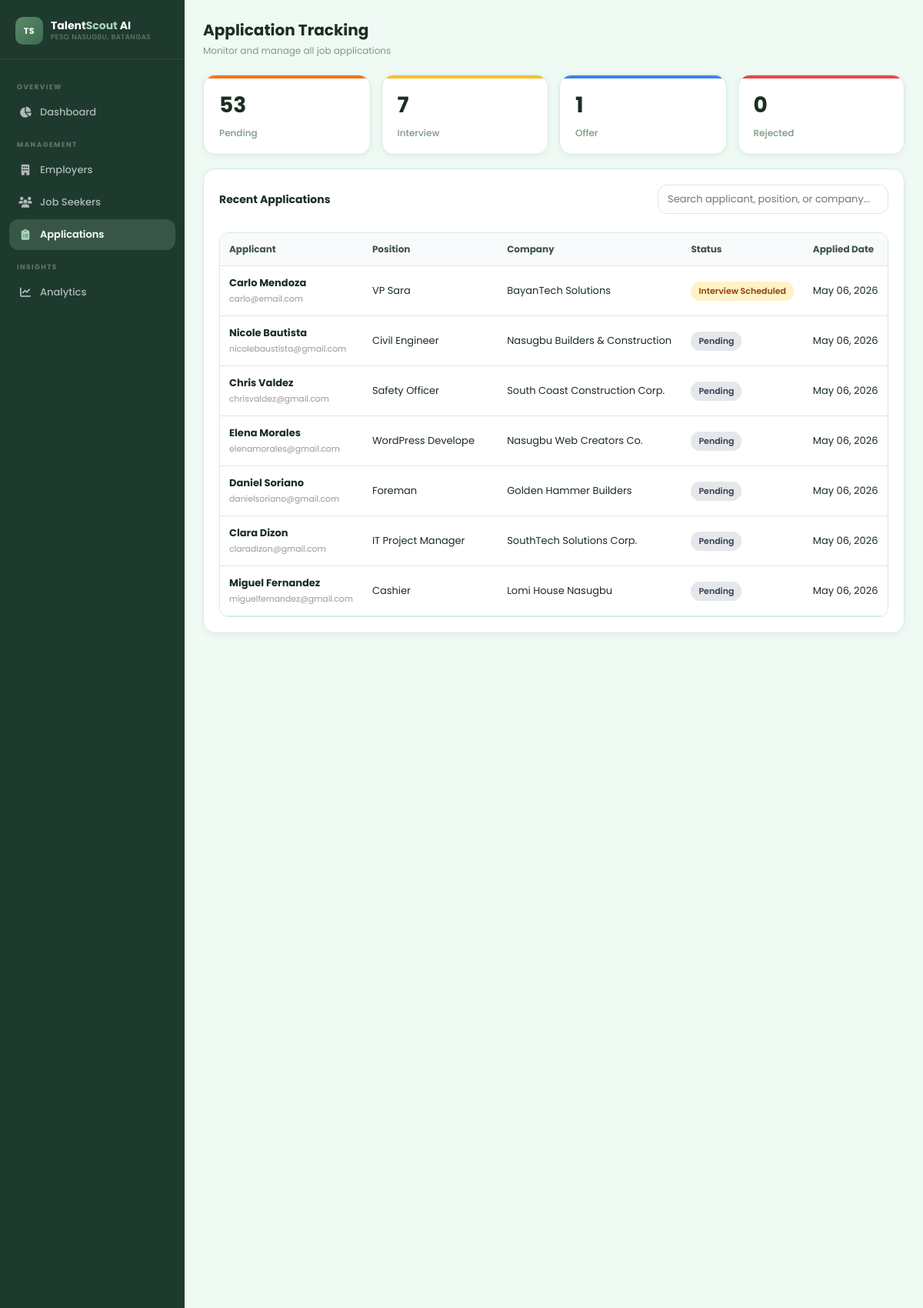
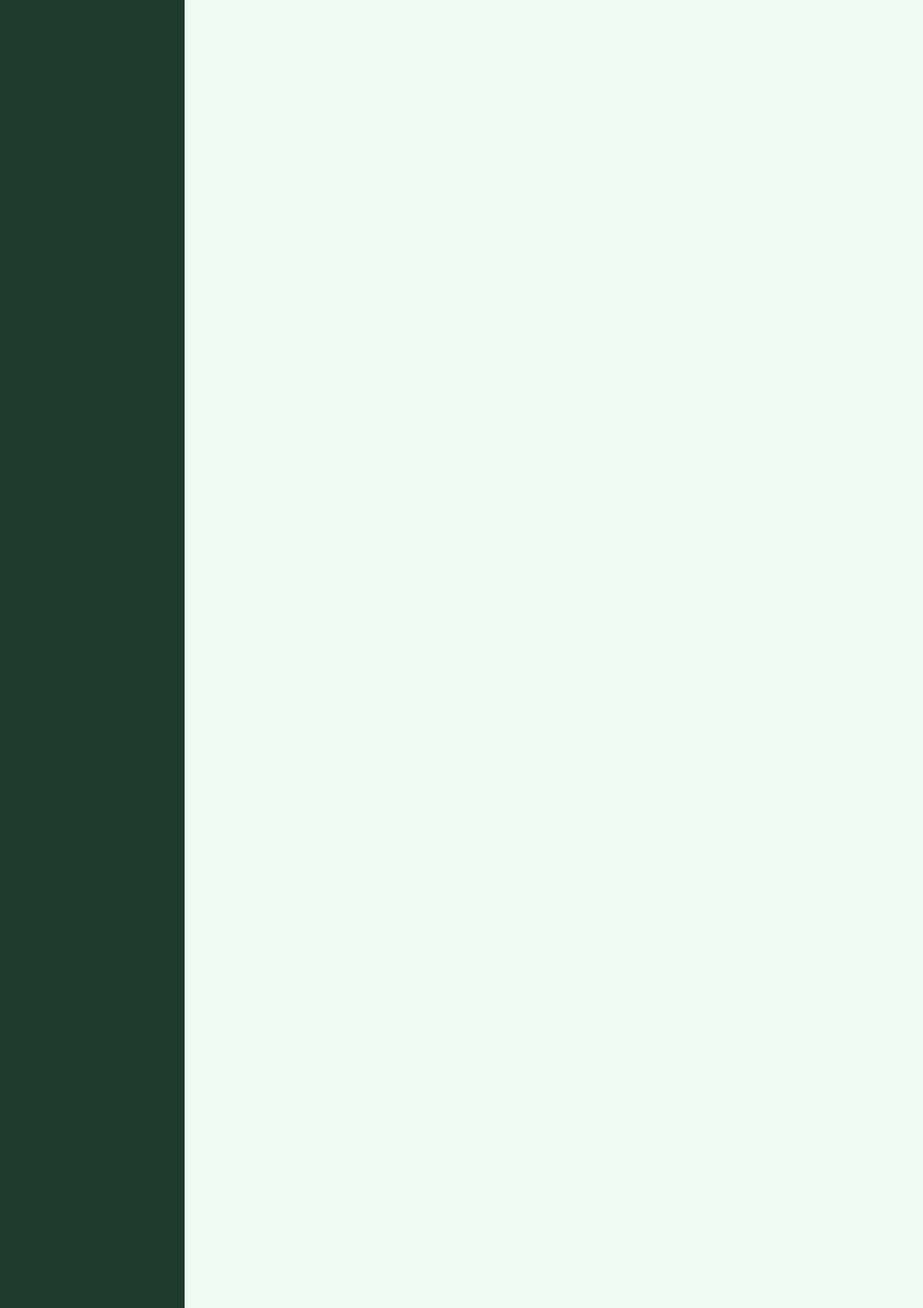
Screenshot of /peso-dashboard/modules/application-tracking/index.php (signed in, upper part) with the database file from the repository (2 pictures, top to bottom).
### tables this page shows
CREATE TABLE `application` (
  `application_id` int(11) NOT NULL,
  `job_post_id` int(11) DEFAULT NULL,
  `employee_id` int(11) DEFAULT NULL,
  `status` enum('Pending','Interview Scheduled','Offer Received','Rejected') DEFAULT 'Pending',
  `employer_feedback` varchar(255) DEFAULT NULL,
  `application_date` date DEFAULT NULL,
  `hire_status` enum('none','offered','accepted','rejected') DEFAULT 'none',
  `hire_offer_message` text DEFAULT NULL,
  `hire_offer_date` timestamp NULL DEFAULT NULL,
  `hire_response_date` timestamp NULL DEFAULT NULL,
  `is_anonymous` tinyint(1) DEFAULT 0
);

CREATE TABLE `employee` (
  `employee_id` int(11) NOT NULL,
  `first_name` varchar(255) DEFAULT NULL,
  `last_name` varchar(255) DEFAULT NULL,
  `email` varchar(255) DEFAULT NULL,
  `password` varchar(255) DEFAULT NULL,
  `address` varchar(255) DEFAULT NULL,
  `is_active` tinyint(1) DEFAULT NULL
);

CREATE TABLE `job_post` (
  `job_post_id` int(11) NOT NULL,
  `employer_id` int(11) DEFAULT NULL,
  `title` varchar(255) DEFAULT NULL,
  `description` varchar(255) DEFAULT NULL,
  `salary` varchar(255) NOT NULL,
  `location` varchar(255) DEFAULT NULL,
  `work_type` varchar(50) DEFAULT NULL,
  `application_deadline` date DEFAULT NULL,
  `skills` varchar(255) NOT NULL,
  `experience_level` varchar(255) NOT NULL,
  `job_category` varchar(255) NOT NULL,
  `job_post_created` timestamp NOT NULL DEFAULT current_timestamp() ON UPDATE current_timestamp(),
  `job_status` varchar(20) DEFAULT 'active'
);

CREATE TABLE `employer` (
  `employer_id` int(11) NOT NULL,
  `company_name` varchar(255) DEFAULT NULL,
  `email` varchar(255) DEFAULT NULL,
  `password` varchar(255) DEFAULT NULL,
  `address` varchar(255) DEFAULT NULL,
  `status` varchar(50) DEFAULT 'pending',
  `business_reg_cert` varchar(255) DEFAULT NULL,
  `mayor_permit` varchar(255) DEFAULT NULL,
  `bir_registration` varchar(255) DEFAULT NULL,
  `dole_registration` varchar(255) DEFAULT NULL,
  `created_at` timestamp NULL DEFAULT current_timestamp()
);

### peso-dashboard/modules/application-tracking/index.php (the view, shortened to what this page needs)
<?php
$stats = array(
  'pending' => 0,
  'applied' => 0,
  'interview scheduled' => 0,
  'matched' => 0,
  'offer received' => 0,
  'offer sent' => 0,
  'offer declined' => 0,
  'accepted' => 0,
  'rejected' => 0,
  'hired' => 0
);
$applications = array();
try {
  $conn = getConnection();
  $sql = "SELECT status, COUNT(*) as count FROM application GROUP BY status";
  $result = $conn->query($sql);
  if ($result->num_rows > 0) {
    while ($row = $result->fetch_assoc()) {
      $status = strtolower($row['status']);
      if (isset($stats[$status])) {
        $stats[$status] = $row['count'];
      } else {
        $stats[$status] = $row['count'];
      }
    }
  }
  $sql = "SELECT
    a.application_id,
    a.status,
    a.application_date,
    e.first_name as firstName,
    e.last_name as lastName,
    e.email,
    j.title as job_title,
    em.company_name
  FROM application a
  JOIN employee e ON a.employee_id = e.employee_id
  JOIN job_post j ON a.job_post_id = j.job_post_id
  JOIN employer em ON j.employer_id = em.employer_id
  ORDER BY a.application_date DESC
  LIMIT 50";
  $result = $conn->query($sql);
  if ($result->num_rows > 0) {
    while ($row = $result->fetch_assoc()) {
      $applications[] = $row;
    }
  }
} catch (Exception $e) {
  error_log("Application Tracking Error: " . $e->getMessage());
}
?>
<!DOCTYPE html>
<html lang="en">
<head>
  <link rel="stylesheet" href="https://cdnjs.cloudflare.com/ajax/libs/font-awesome/6.5.0/css/all.min.css">
</head>
<body>
<aside class="sidebar" id="sidebar">
  <div class="sidebar-logo">
    <div class="logo-mark">TS</div>
    <div>
      <div class="logo-text">Talent<span>Scout</span> AI</div>
      <div class="logo-sub">PESO NASUGBU, BATANGAS</div>
    </div>
  </div>
  <nav class="sidebar-nav">
    <div class="nav-section-label">Overview</div>
    <a href="../../index.php" class="nav-item">
      <i class="fa-solid fa-chart-pie"></i> Dashboard
    </a>
    <div class="nav-section-label">Management</div>
    <a href="../employer-management/" class="nav-item">
      <i class="fa-solid fa-building"></i> Employers
    </a>
    <a href="../employee-management/" class="nav-item">
      <i class="fa-solid fa-users"></i> Job Seekers
    </a>
    <a href="./" class="nav-item active">
      <i class="fa-solid fa-clipboard-list"></i> Applications
    </a>
    <div class="nav-section-label">Insights</div>
    <a href="../analytics/" class="nav-item">
      <i class="fa-solid fa-chart-line"></i> Analytics
    </a>
  </nav>
</aside>
<main class="content">
  <div class="page-header">
    <div>
      <h1>Application Tracking</h1>
      <p>Monitor and manage all job applications</p>
    </div>
  </div>
  <div class="stats-grid">
    <div class="kpi-card pending">
      <div class="kpi-value"><?php echo $stats['pending']; ?></div>
      <div class="kpi-label">Pending</div>
    </div>
    <div class="kpi-card interview">
      <div class="kpi-value"><?php echo $stats['interview scheduled']; ?></div>
      <div class="kpi-label">Interview</div>
    </div>
    <div class="kpi-card offer">
      <div class="kpi-value"><?php echo $stats['offer received']; ?></div>
      <div class="kpi-label">Offer</div>
    </div>
    <div class="kpi-card rejected">
      <div class="kpi-value"><?php echo $stats['rejected']; ?></div>
      <div class="kpi-label">Rejected</div>
    </div>
  </div>
  <div class="card">
    <div style="display:flex;justify-content:space-between;align-items:center;margin-bottom:1.5rem;">
      <div class="card-title" style="margin:0;">Recent Applications</div>
      <input type="text" id="searchInput" class="search-input" placeholder="Search applicant, position, or company..." style="width:300px;">
    </div>
        <?php if (!empty($applications)): ?>
          <div class="table-wrapper">
            <table id="applicationsTable">
              <thead>
                <tr>
                  <th>Applicant</th>
                  <th>Position</th>
                  <th>Company</th>
                  <th>Status</th>
                  <th>Applied Date</th>
                </tr>
              </thead>
              <tbody>
                <?php foreach ($applications as $app): ?>
                  <tr class="app-row" data-search="<?php echo strtolower($app['firstName'] . ' ' . $app['lastName'] . ' ' . $app['job_title'] . ' ' . $app['company_name']); ?>">
                    <td>
                      <strong><?php echo htmlspecialchars($app['firstName'] . ' ' . $app['lastName']); ?></strong><br />
                      <small style="color: #999;"><?php echo htmlspecialchars($app['email']); ?></small>
                    </td>
                    <td><?php echo htmlspecialchars($app['job_title']); ?></td>
                    <td><?php echo htmlspecialchars($app['company_name']); ?></td>
                    <td>
                      <span class="status-badge status-<?php echo strtolower($app['status']); ?>">
                        <?php echo htmlspecialchars($app['status']); ?>
                      </span>
                    </td>
                    <td><?php echo date('M d, Y', strtotime($app['application_date'])); ?></td>
                  </tr>
                <?php endforeach; ?>
              </tbody>
            </table>
          </div>
        <?php else: ?>
          <p style="color: #999; text-align: center; padding: 2rem;">No applications found</p>
        <?php endif; ?>
    </div>
</main>
</body>
</html>

### rows the page displays
application: employee.last_name "Carlo Mendoza", employee.email "carlo@email.com", job_post.title "VP Sara", employer.company_name "BayanTech Solutions", status "Interview Scheduled", application_date "May 06, 2026"
application: employee.last_name "Nicole Bautista", employee.email "nicolebaustista@gmail.com", job_post.title "Civil Engineer", employer.company_name "Nasugbu Builders & Construction", status "Pending", application_date "May 06, 2026"
application: employee.last_name "Chris Valdez", employee.email "chrisvaldez@gmail.com", job_post.title "Safety Officer", employer.company_name "South Coast Construction Corp.", status "Pending", application_date "May 06, 2026"
application: employee.last_name "Elena Morales", employee.email "elenamorales@gmail.com", job_post.title "WordPress Develope", employer.company_name "Nasugbu Web Creators Co.", status "Pending", application_date "May 06, 2026"
application: employee.last_name "Daniel Soriano", employee.email "danielsoriano@gmail.com", job_post.title "Foreman", employer.company_name "Golden Hammer Builders", status "Pending", application_date "May 06, 2026"
application: employee.last_name "Clara Dizon", employee.email "claradizon@gmail.com", job_post.title "IT Project Manager", employer.company_name "SouthTech Solutions Corp.", status "Pending", application_date "May 06, 2026"
application: employee.last_name "Miguel Fernandez", employee.email "miguelfernandez@gmail.com", job_post.title "Cashier", employer.company_name "Lomi House Nasugbu", status "Pending", application_date "May 06, 2026"

### other values shown
$stats['pending'] "53"
$stats['interview scheduled'] "7"
$stats['offer received'] "1"
$stats['rejected'] "0"
